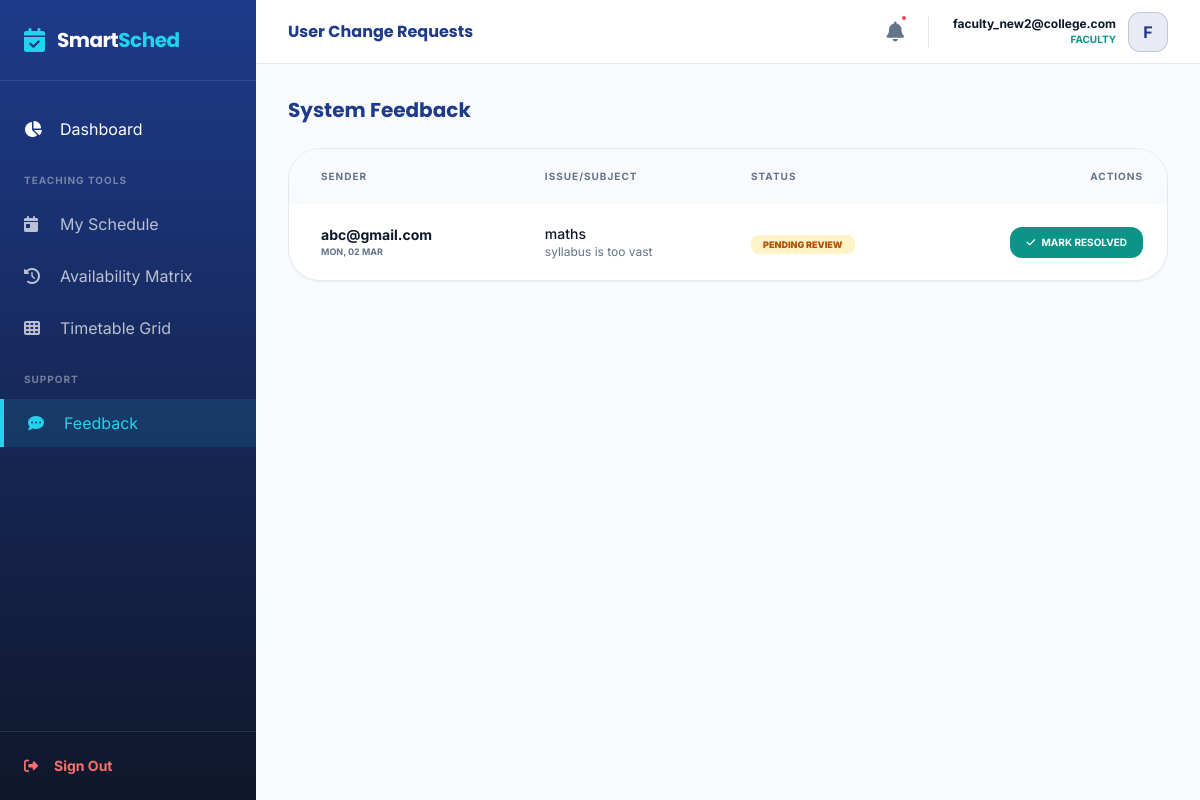
The page /core/feedback/manage/ (signed in) on the database as committed earlier.
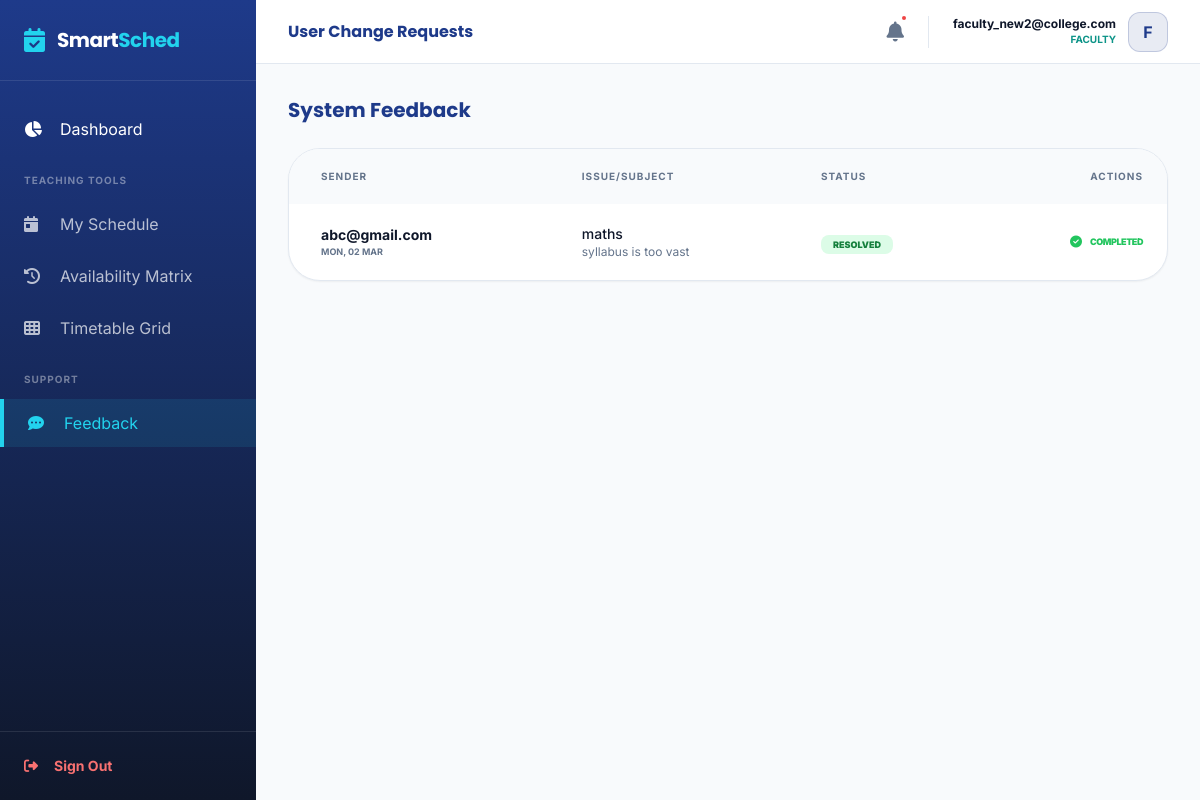
The same page on the database as committed later.
### core/models.py (models this page shows, shortened)
class Feedback(models.Model):
    STATUS_CHOICES = [
        ('pending', 'Pending Review'),
        ('in_progress', 'In Progress'),
        ('resolved', 'Resolved'),
    ]
    user = models.ForeignKey(settings.AUTH_USER_MODEL, on_delete=models.CASCADE)
    subject = models.CharField(max_length=150)
    message = models.TextField()
    status = models.CharField(max_length=20, choices=STATUS_CHOICES, default='pending')
    created_at = models.DateTimeField(auto_now_add=True)
    updated_at = models.DateTimeField(auto_now=True)

### accounts/models.py (models this page shows, shortened)
class User(AbstractUser):
    ADMIN = 'admin'
    FACULTY = 'faculty'
    ROLE_CHOICES = [
        (ADMIN, 'Admin/HOD'),
        (FACULTY, 'Faculty/User'),
    ]
    username = None
    email = models.EmailField(unique=True)
    role = models.CharField(max_length=10, choices=ROLE_CHOICES, default=FACULTY)
    profile_picture = models.ImageField(upload_to='profiles/', null=True, blank=True)
    is_verified = models.BooleanField(default=False)
    login_count = models.PositiveIntegerField(default=0)
    USERNAME_FIELD = 'email'
    REQUIRED_FIELDS = []
    objects = CustomUserManager()

### core/views.py (the view)
# urls.py: path('feedback/manage/', views.AdminFeedbackListView.as_view(), name='admin_feedback_list'),
class AdminFeedbackListView(LoginRequiredMixin, ListView):
    model = Feedback
    template_name = 'feedback/admin_feedback_list.html'
    context_object_name = 'feedbacks'
    def get_queryset(self):
        return Feedback.objects.all().order_by('-created_at')

### templates/feedback/admin_feedback_list.html (shortened to what this page needs)
{% extends 'base_dashboard.html' %}
{% block header_title %}User Change Requests{% endblock %}
{% block content %}
<div class="space-y-6 fade-in-up">
    <div class="flex justify-between items-center">
        <h2 class="font-display text-xl font-bold text-primary">System Feedback</h2>
    </div>
    <div class="bg-white rounded-[32px] border border-borderSubtle overflow-hidden shadow-sm">
        <table class="w-full text-left">
            <thead class="bg-bgSoft text-textGray text-[10px] font-bold uppercase tracking-widest">
                <tr>
                    <th class="px-8 py-5">Sender</th>
                    <th class="px-6 py-5">Issue/Subject</th>
                    <th class="px-6 py-5">Status</th>
                    <th class="px-6 py-5 text-right">Actions</th>
                </tr>
            </thead>
            <tbody class="divide-y divide-borderSubtle">
                {% for feedback in feedbacks %}
                <tr class="hover:bg-bgSoft/30 transition-colors">
                    <td class="px-8 py-5">
                        <p class="text-sm font-bold text-textDark">{{ feedback.user.email }}</p>
                        <p class="text-[9px] text-textGray font-bold uppercase">{{ feedback.created_at|date:"D, d M" }}</p>
                    </td>
                    <td class="px-6 py-5">
                        <p class="text-sm font-medium text-textDark">{{ feedback.subject }}</p>
                        <p class="text-xs text-textGray truncate max-w-xs">{{ feedback.message }}</p>
                    </td>
                    <td class="px-6 py-5">
                        <span class="px-3 py-1 rounded-lg text-[9px] font-black uppercase
                        {% if feedback.status == 'resolved' %}bg-green-100 text-green-700
                        {% elif feedback.status == 'pending' %}bg-amber-100 text-amber-700
                        {% else %}bg-blue-100 text-blue-700{% endif %}">
                            {{ feedback.get_status_display }}
                        </span>
                    </td>
                    <td class="px-6 py-5 text-right">
                        {% if feedback.status != 'resolved' %}
                        <a href="{% url 'resolve_feedback' feedback.pk %}"
                            class="btn-glow bg-secondary text-white px-4 py-2 rounded-xl text-[10px] font-bold uppercase inline-block transition-all hover:scale-105">
                            <i class="fa-solid fa-check mr-1"></i> Mark Resolved
                        </a>
                        {% else %}
                        <div class="flex items-center justify-end gap-2 text-green-500">
                            <i class="fa-solid fa-circle-check text-xs"></i>
                            <span class="font-black text-[9px] uppercase tracking-tighter">Completed</span>
                        </div>
                        {% endif %}
                    </td>
                </tr>
                {% empty %}
                <tr>
                    <td colspan="4" class="px-8 py-20 text-center">
                        <p class="text-textGray font-medium italic">No feedback entries found.</p>
                    </td>
                </tr>
                {% endfor %}
            </tbody>
        </table>
    </div>
</div>
{% endblock %}

Rows that differ between the two databases and show on the page:
changed Feedback "maths": status "PENDING REVIEW" → "RESOLVED"; status "MARK RESOLVED" → "COMPLETED"
